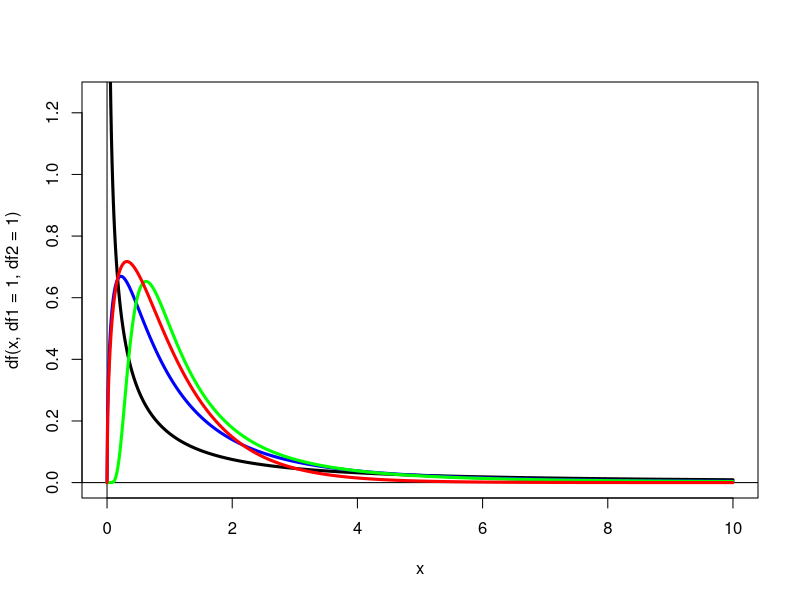

This figure's R source:
svg('fplotraw.svg')
x = seq(0,10,0.01)
plot(x,df(x,df1=1,df2=1),ylim=c(0,1.25),ty='l',col='black',lwd=3)
abline(h=0,v=0)
lines(x,df(x,df1=3,df2=4),col='blue',lwd=3)
lines(x,df(x,df1=30,df2=4),col='green',lwd=3)
lines(x,df(x,df1=3,df2=40),col='red',lwd=3)
dev.off()
